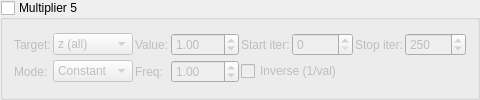
    <widget class="MyGroupBox" name="groupCheck_transf_function_enabledCz_false">
     <property name="title"><string>Multiplier 5</string></property>
     <property name="checkable"><bool>true</bool></property>
     <property name="checked"><bool>false</bool></property>
     <layout class="QGridLayout" name="gridLayout_mult5">
      <property name="spacing"><number>2</number></property>
      <item row="0" column="0">
       <widget class="QLabel"><property name="text"><string>Target:</string></property></widget>
      </item>
      <item row="0" column="1">
       <widget class="MyComboBox" name="comboBox_transf_multiplier_mode_5">
        <item><property name="text"><string notr="true">z (all)</string></property></item>
        <item><property name="text"><string notr="true">z.x</string></property></item>
        <item><property name="text"><string notr="true">z.y</string></property></item>
        <item><property name="text"><string notr="true">z.z</string></property></item>
        <item><property name="text"><string notr="true">DE</string></property></item>
        <item><property name="text"><string notr="true">color</string></property></item>
        <item><property name="text"><string notr="true">z.w</string></property></item>
        <item><property name="text"><string notr="true">z.xy</string></property></item>
        <item><property name="text"><string notr="true">z.xz</string></property></item>
        <item><property name="text"><string notr="true">z.yz</string></property></item>
       </widget>
      </item>
      <item row="0" column="2">
       <widget class="QLabel"><property name="text"><string>Value:</string></property></widget>
      </item>
      <item row="0" column="3">
       <widget class="MyDoubleSpinBox" name="spinbox_transf_scale_16">
        <property name="minimum"><double>-100.0</double></property><property name="maximum"><double>100.0</double></property>
        <property name="singleStep"><double>0.01</double></property><property name="value"><double>1.0</double></property>
       </widget>
      </item>
      <item row="0" column="4">
       <widget class="QLabel"><property name="text"><string>Start iter:</string></property></widget>
      </item>
      <item row="0" column="5">
       <widget class="MySpinBox" name="spinboxInt_transf_start_iterations_F">
        <property name="minimum"><number>0</number></property><property name="maximum"><number>10000</number></property>
        <property name="value"><number>0</number></property>
       </widget>
      </item>
      <item row="0" column="6">
       <widget class="QLabel"><property name="text"><string>Stop iter:</string></property></widget>
      </item>
      <item row="0" column="7">
       <widget class="MySpinBox" name="spinboxInt_transf_stop_iterations_F">
        <property name="minimum"><number>0</number></property><property name="maximum"><number>10000</number></property>
        <property name="value"><number>250</number></property>
       </widget>
      </item>
      <item row="1" column="0">
       <widget class="QLabel"><property name="text"><string>Mode:</string></property></widget>
      </item>
      <item row="1" column="1">
       <widget class="MyComboBox" name="comboBox_transf_multiplier_value_mode_5">
        <item><property name="text"><string notr="true">Constant</string></property></item>
        <item><property name="text"><string notr="true">Sine</string></property></item>
        <item><property name="text"><string notr="true">Ramp</string></property></item>
       </widget>
      </item>
      <item row="1" column="2">
       <widget class="QLabel"><property name="text"><string>Freq:</string></property></widget>
      </item>
      <item row="1" column="3">
       <widget class="MyDoubleSpinBox" name="spinbox_transf_multiplier_frequency_5">
        <property name="minimum"><double>0.01</double></property><property name="maximum"><double>100.0</double></property>
        <property name="singleStep"><double>0.1</double></property><property name="value"><double>1.0</double></property>
       </widget>
      </item>
      <item row="1" column="4" colspan="2">
       <widget class="MyCheckBox" name="checkBox_transf_multiplier_inverse_5">
        <property name="text"><string>Inverse (1/val)</string></property>
       </widget>
      </item>
     </layout>
    </widget>
